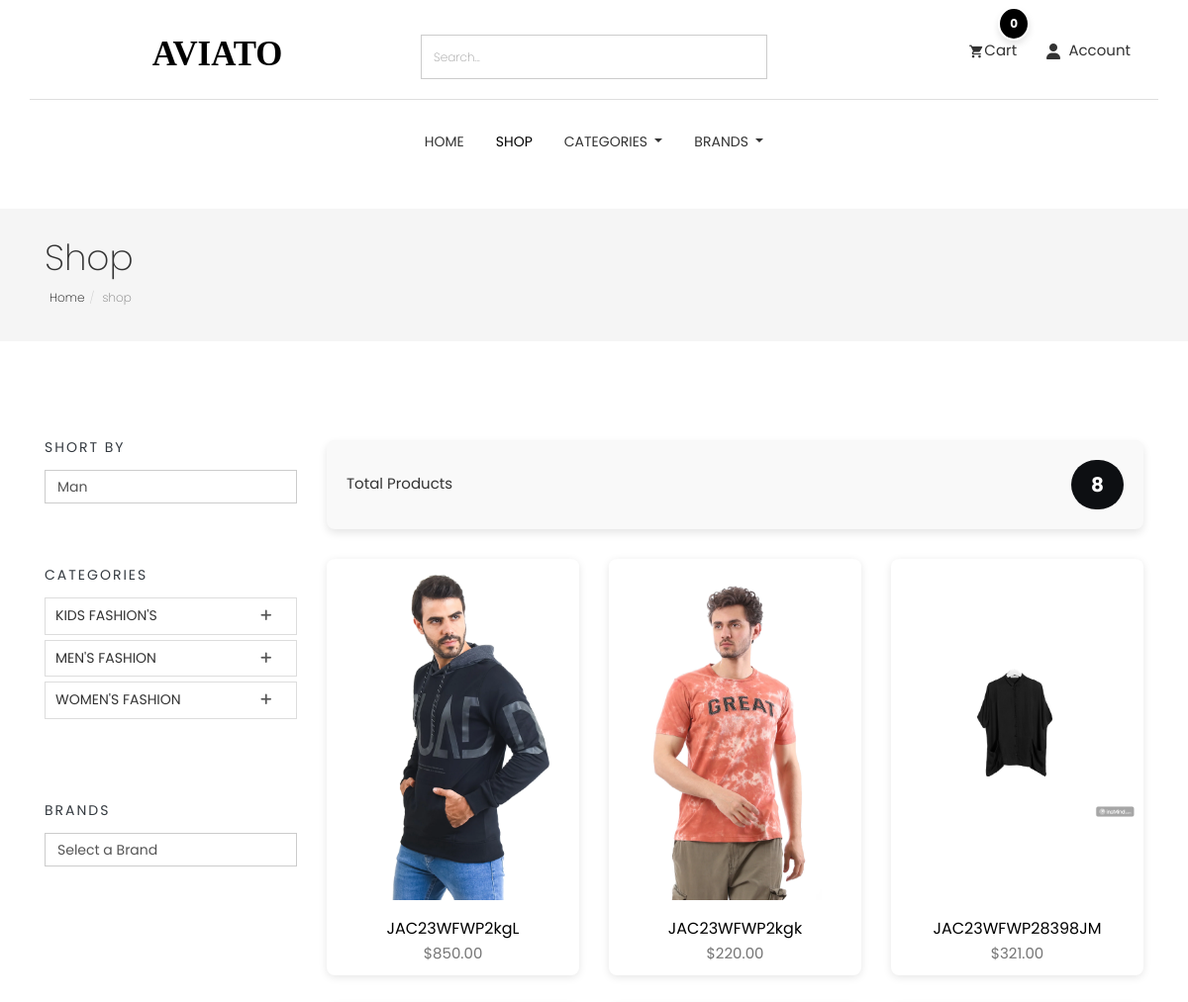
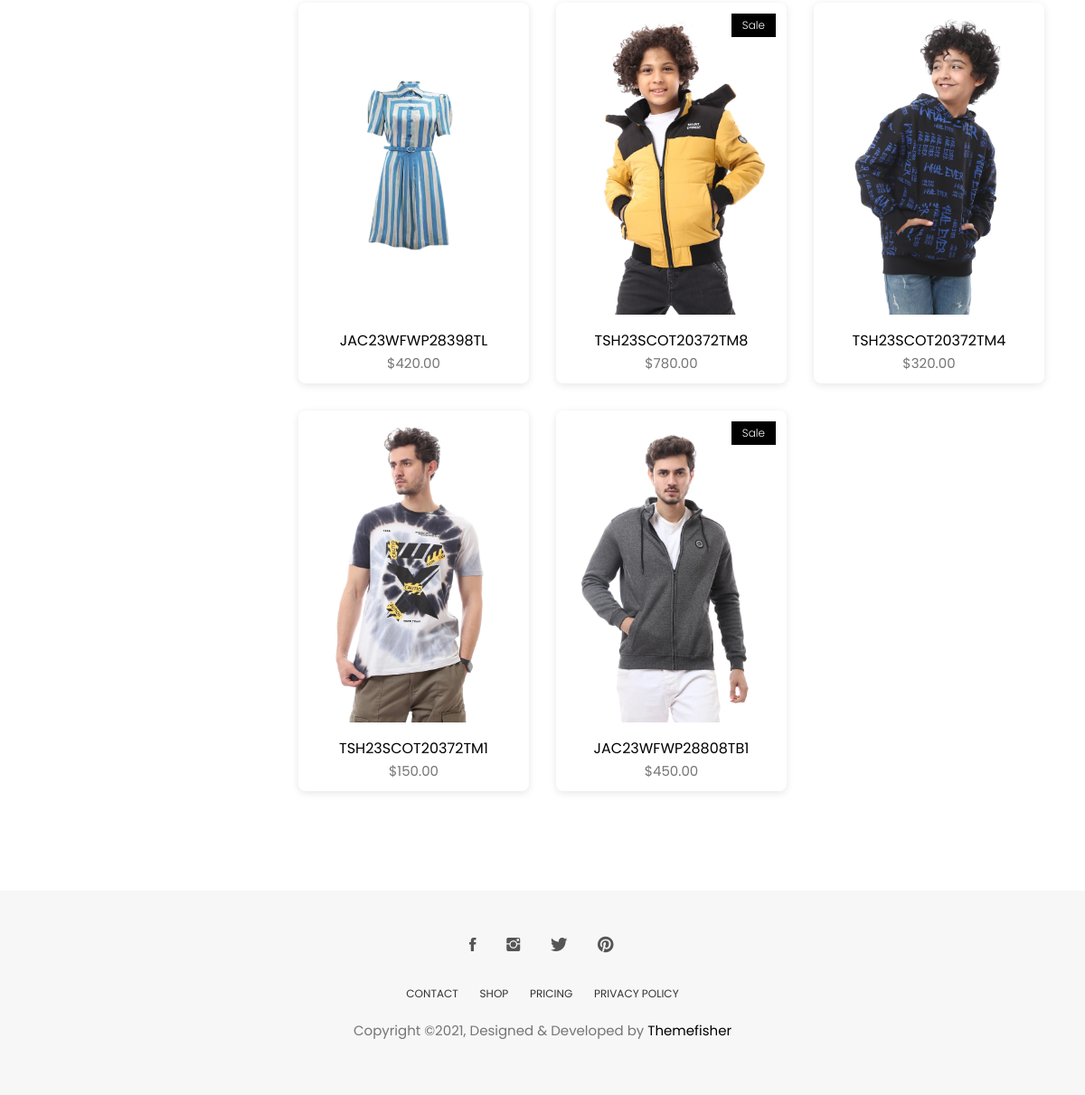
Before: /products/ with the older database file (2 pictures, top to bottom).
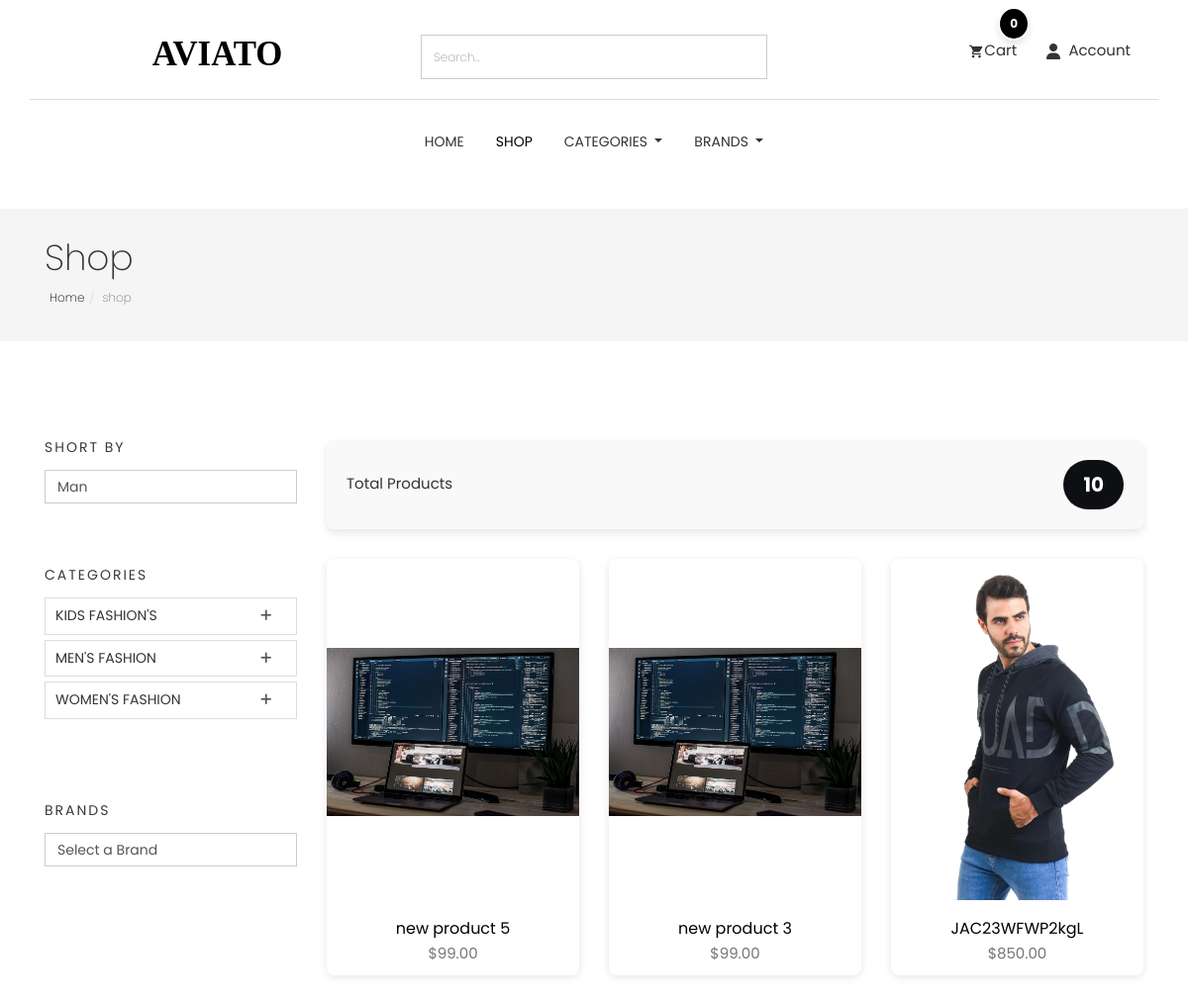
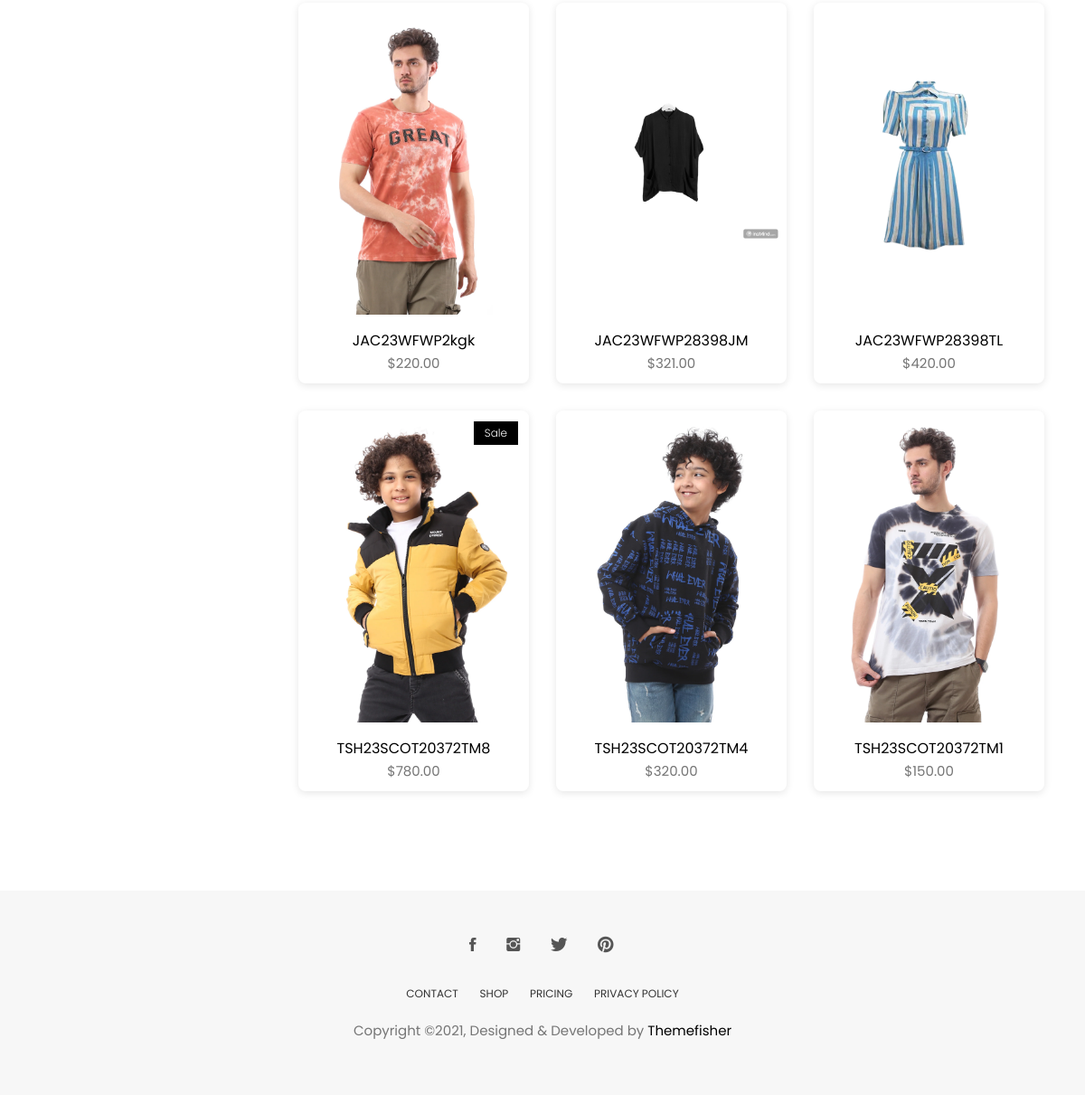
After: the same page with the newer database file (2 pictures, top to bottom).
### category/models.py (models this page shows, shortened)
class Category(models.Model):
    id = models.UUIDField(primary_key=True, default=uuid.uuid4, editable=False)
    name = models.CharField(max_length=255, unique=True)
    description = models.TextField(blank=True, null=True)
    image = models.ImageField(null=True,blank=True,upload_to='category-image/')
    class Meta:
        verbose_name = "Category"
        verbose_name_plural = "Categories"
        ordering = ['name']  # Categories will be ordered alphabetically by name.

### store/models.py (models this page shows, shortened)
class Product(models.Model):
    id = models.UUIDField(primary_key=True, default=uuid.uuid4, editable=False)
    name = models.CharField(unique=True, max_length=50)
    image = models.ImageField(upload_to='product/')
    stock = models.IntegerField(default=1)
    price = models.DecimalField(max_digits=10, decimal_places=2, default=Decimal('0.00'))
    description = models.TextField(max_length=10000, blank=True)
    created_at = models.DateTimeField(default=timezone.now)
    modified_date = models.DateTimeField(auto_now=True)
    slug = models.SlugField(null=True, blank=True, unique=True)
    views = models.PositiveIntegerField(default=0)
    is_available = models.BooleanField(default=True)
    on_sale = models.BooleanField(default=False)
    PRDBrand = models.ForeignKey('Brand', related_name='product_brand', on_delete=models.CASCADE, blank=True, null=True, verbose_name="Brand")
    like = models.ManyToManyField(User, blank=True, related_name='product_favourite')
    category = models.ForeignKey(Subcategory, related_name='product_subcategory', verbose_name="Subcategory", null=True, blank=True, on_delete=models.CASCADE)
    class Meta:
        ordering = ['-created_at']
        verbose_name = "Product"
        verbose_name_plural = "Products"

### store/views.py (the view, shortened to what this page needs)
# urls.py: path('' , views.product_list , name='product_list'),
def product_list(request,subcategory_id=None,category_id=None,brand_id=None):
    subcategories = None
    products = None
    categories = None
    brands = None
    if subcategory_id != None :
        subcategories = get_object_or_404(Subcategory,id = subcategory_id)
        products = Product.objects.filter(category=subcategories  ,is_available=True)
        product_count = products.count()
        paginator = Paginator(products, 9)  # Show 9 products per page
        page_number = request.GET.get('page')
        page_obj = paginator.get_page(page_number)
    else:
        products = Product.objects.all().filter(is_available=True)
        product_count = products.count()
        paginator = Paginator(products, 9)  # Show 9 products per page
        page_number = request.GET.get('page')
        page_obj = paginator.get_page(page_number)
    context = {
        'products':page_obj,
        'product_count':product_count
    }
    return render(request , 'products/product_list.html' , context)

### cart/cart_utils.py (called while the page is built)
def _cart_id(request):
    cart = request.session.session_key
    if not cart:
        cart = request.session.create()
    return cart

### category/category_context.py (called while the page is built)
def nav_links(request):
    categories_nav = Category.objects.all()
    subcategories_nav = Subcategory.objects.all()
    brands_nav = Brand.objects.all()
    context = {
        'categories_nav':categories_nav,
        'brands_nav':brands_nav,
        'subcategories_nav':subcategories_nav,
    }
    return context

### category/models.py (called while the page is built)
    def get_url(self):
        return reverse('products_by_subcategory',args=[self.id])

### store/models.py (called while the page is built)
    def get_url(self):
        return reverse('products_by_brand',args=[self.id])

    def __str__(self):
        return self.name

### store/templates/products/product_list.html (shortened to what this page needs)
{% extends "base.html" %}
{% load static %}
{% block body %}
<section class="page-header">
    <div class="container">
        <div class="row">
            <div class="col-md-12">
                <div class="content">
                    {% if 'search' in request.path %}
                    <h2 class="title-page"> Search Result</h2>
                    {% else %}
                    <h1 class="page-name">Shop</h1>
                    {% endif %}
                    <ol class="breadcrumb">
                        <li><a href="/">Home</a></li>
                        <li class="active">shop</li>
                    </ol>
                </div>
            </div>
        </div>
    </div>
</section>
<section class="products section">
    <div class="container">
        <div class="row">
            <div class="col-md-3">
                <div class="widget">
                    <h4 class="widget-title">Short By</h4>
                    <form method="post" action="#">
                        <select class="form-control">
                            <option>Man</option>
                        </select>
                    </form>
                </div>
                <div class="widget product-category">
                    <h4 class="widget-title">Categories</h4>
                    <div class="panel-group commonAccordion" id="accordion" role="tablist" aria-multiselectable="true">
                        {% for category in categories_nav %}
                        <div class="panel panel-default">
                            <div class="panel-heading" role="tab" id="heading{{ category.id }}">
                                <h4 class="panel-title">
                                    <a class="collapsed" role="button" data-toggle="collapse" data-parent="#accordion"
                                        href="#collapse{{ category.id }}" aria-expanded="false"
                                        aria-controls="collapse{{ category.id }}">
                                        {{ category.name }}
                                    </a>
                                </h4>
                            </div>
                        </div>
                        {% endfor %}
                    </div>
                </div>
                <div class="widget">
                    <h4 class="widget-title">Brands</h4>
                    <select class="form-control" onchange="window.location.href=this.value;">
                        <option value="">Select a Brand</option>
                    </select>
                </div>
            </div>
            <div class="col-md-9">
                {% if products %}
                <div class="product-count">
                    <h3 class="product-count-title">Total Products</h3>
                    <span class="product-count-badge">{{ product_count }}</span>
                </div>
                <div class="row">
                    {% for product in products %}
                    <div class="col-md-4">
                        <div class="product-item">
                            <div class="product-thumb">
                                {% if product.on_sale %}
                                <span class="bage">Sale</span>
                                {% endif %}
                                <img class="img-responsive object-fit-contain" width="300px" height="300px"
                                    src="{{product.image.url}}" alt="product-img" />
                            </div>
                            <div class="product-content">
                                <h4><a href="{% url 'product_details' product.id %}">{{ product.name }}</a></h4>
                                <p class="price">${{ product.price }}</p>
                            </div>
                        </div>
                    </div>
                    {% endfor %}
                </div>
                {% endif %}
            </div>
        </div>
    </div>
</section>
{% endblock body %}

Changed rows visible on the page:
no longer on this page (row unchanged): Product: on_sale "Sale", image (picture), name "JAC23WFWP28808TB1", price "450.00"
added Product: image (picture), name "new product 5", price "99.00"
added Product: image (picture), name "new product 3", price "99.00"
Other visible differences:
{{ product_count }}: "8" → "10"
